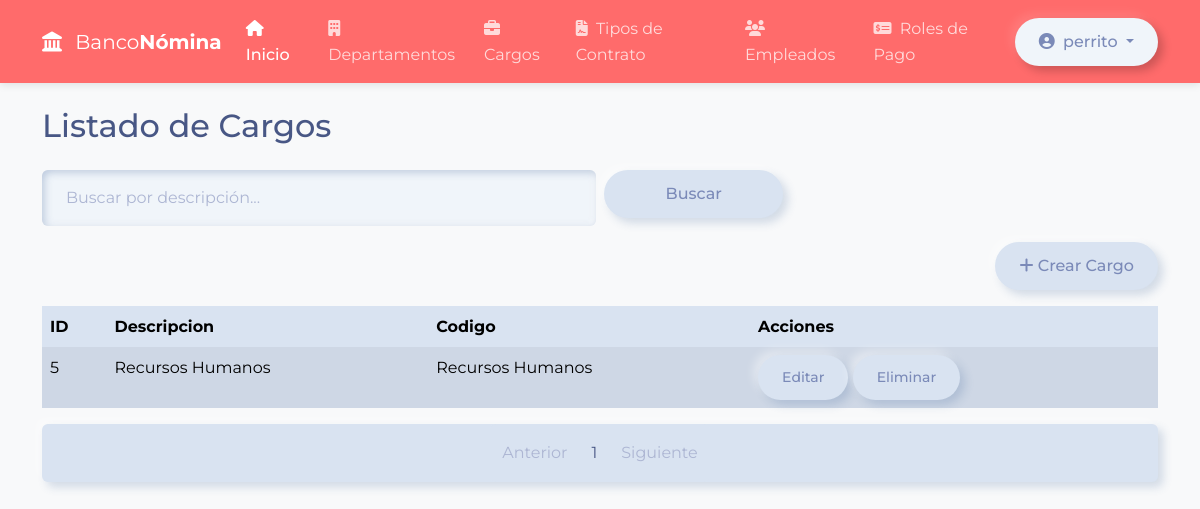
The page /core/cargos/ (signed in) on the database its author committed.
### core/models.py (models this page shows)
class Cargo(models.Model):
    descripcion = models.CharField(max_length=100, unique=True, help_text="Nombre o descripción del cargo")
    nivel = models.PositiveSmallIntegerField(default=1, help_text="Nivel jerárquico del cargo (1-10)")
    responsabilidades = models.TextField(blank=True, help_text="Responsabilidades y funciones del cargo")
    salario_base = models.DecimalField(max_digits=10, decimal_places=2, null=True, blank=True, help_text="Salario base recomendado")
    def __str__(self):
        return self.descripcion
    class Meta:
        verbose_name = "Cargo"
        verbose_name_plural = "Cargos"
        ordering = ['nivel', 'descripcion']

### core/views.py (the view)
# urls.py: path('cargos/', views.Cargos, name='Cargos'),
@login_required
def Cargos(request):
    cargos = Cargo.objects.all()
    search_query = request.GET.get('q', '')
    if search_query:
        cargos = cargos.filter(descripcion__icontains=search_query)
    paginator = Paginator(cargos, 10)
    page_number = request.GET.get('page')
    page_obj = paginator.get_page(page_number)
    return render(request, 'cargo/cargo_list.html', {
        'cargos': page_obj,
        'search_query': search_query,
        'model_name': 'cargo',
        'title': 'Listado de Cargos',
        'fields': ['descripcion', 'codigo']  # Puedes personalizar aquí qué campos mostrar
    })

### core/templates/cargo/cargo_list.html (shortened to what this page needs)
{% extends "home.html" %}
{% block content %}
<div class="container py-4">
  <h2 class="mb-4">{{ title }}</h2>
  <form method="get" class="row g-2 mb-3">
    <div class="col-md-6">
      <input type="text" name="q" class="form-control" placeholder="Buscar por descripción..." value="{{ search_query }}">
    </div>
    <div class="col-md-2">
      <button type="submit" class="btn btn-primary w-100">Buscar</button>
    </div>
  </form>
  <div class="mb-3 text-end">
    <a href="{% url 'core:CrearCargo' %}" class="btn btn-success">
      <i class="fas fa-plus"></i> Crear {{ model_name|capfirst }}
    </a>
  </div>
  <div class="table-responsive">
    <table class="table table-striped table-bordered">
      <thead>
        <tr>
          <th>ID</th>
          {% for field in fields %}
            <th>{{ field|capfirst }}</th>
          {% endfor %}
          <th>Acciones</th>
        </tr>
      </thead>
      <tbody>
        {% for cargo in cargos %}
        <tr>
          <td>{{ cargo.id }}</td>
          {% for field in fields %}
            {% if field == 'descripcion' %}
              <td>{{ cargo.descripcion }}</td>
            {% elif field == 'nivel' %}
              <td>{{ cargo.nivel }}</td>
            {% elif field == 'responsabilidades' %}
              <td>{{ cargo.responsabilidades }}</td>
            {% elif field == 'salario_base' %}
              <td>{{ cargo.salario_base }}</td>
            {% else %}
              <td>{{ cargo|default_if_none:"-" }}</td>
            {% endif %}
          {% endfor %}
          <td>
            <a href="{% url 'core:UpdateCargo' cargo.id %}" class="btn btn-sm btn-warning">Editar</a>
            <a href="{% url 'core:delete_cargo' cargo.id %}" class="btn btn-sm btn-danger">Eliminar</a>
          </td>
        </tr>
        {% empty %}
        <tr><td colspan="99" class="text-center">No se encontraron resultados.</td></tr>
        {% endfor %}
      </tbody>
    </table>
  </div>
  <nav>
    <ul class="pagination justify-content-center">
      {% if cargos.has_previous %}
      <li class="page-item">
        <a class="page-link" href="?q={{ search_query }}&page={{ cargos.previous_page_number }}">Anterior</a>
      </li>
      {% else %}
      <li class="page-item disabled"><span class="page-link">Anterior</span></li>
      {% endif %}
      {% for num in cargos.paginator.page_range %}
        {% if cargos.number == num %}
          <li class="page-item active"><span class="page-link">{{ num }}</span></li>
        {% else %}
          <li class="page-item"><a class="page-link" href="?q={{ search_query }}&page={{ num }}">{{ num }}</a></li>
        {% endif %}
      {% endfor %}
      {% if cargos.has_next %}
      <li class="page-item">
        <a class="page-link" href="?q={{ search_query }}&page={{ cargos.next_page_number }}">Siguiente</a>
      </li>
      {% else %}
      <li class="page-item disabled"><span class="page-link">Siguiente</span></li>
      {% endif %}
    </ul>
  </nav>
</div>
{% endblock %}

### core/templates/home.html (shortened to what this page needs)
<!DOCTYPE html>
<html lang="es">
<head>
  {% load static %}
  <link href="{% static 'css/bootstrap.min.css' %}" rel="stylesheet">
  <link href="https://cdnjs.cloudflare.com/ajax/libs/font-awesome/6.4.0/css/all.min.css" rel="stylesheet">
  <link href="{% static 'css/home.css' %}" rel="stylesheet">
</head>
<body>
<nav class="navbar navbar-expand-lg navbar-dark sticky-top">
  <div class="container">
    <a class="navbar-brand" href="{% url 'core:Inicio' %}">
      <i class="fas fa-landmark me-2"></i>
      Banco<span class="fw-bold text-accent">Nómina</span>
    </a>
    <div class="collapse navbar-collapse" id="navbarNav">
      <ul class="navbar-nav mx-auto">
        <li class="nav-item">
          <a class="nav-link active" href="{% url 'core:Inicio' %}"><i class="fas fa-home me-1"></i> Inicio</a>
        </li>
        <li class="nav-item">
          <a class="nav-link" href="{% url 'core:Departamentos' %}"><i class="fas fa-building me-1"></i> Departamentos</a>
        </li>
        <li class="nav-item">
          <a class="nav-link" href="{% url 'core:Cargos' %}"><i class="fas fa-briefcase me-1"></i> Cargos</a>
        </li>
        <li class="nav-item">
          <a class="nav-link" href="{% url 'core:Contrato' %}"><i class="fas fa-file-contract me-1"></i> Tipos de Contrato</a>
        </li>
        <li class="nav-item">
          <a class="nav-link" href="{% url 'core:Lista' %}"><i class="fas fa-users me-1"></i> Empleados</a>
        </li>
        <li class="nav-item">
          <a class="nav-link" href="{% url 'core:Nominas' %}"><i class="fas fa-money-check-alt me-1"></i> Roles de Pago</a>
        </li>
      </ul>
      <div class="d-flex">
        {% if user.is_authenticated %}
          <div class="dropdown">
            <button class="btn btn-outline-light dropdown-toggle" type="button" id="userDropdown" data-bs-toggle="dropdown" aria-expanded="false">
              <i class="fas fa-user-circle me-1"></i> {{ user.username }}
            </button>
          </div>
        {% else %}
          <a href="{% url 'core:signin' %}" class="btn btn-outline-light me-2"><i class="fas fa-sign-in-alt me-1"></i> Iniciar Sesión</a>
          <a href="{% url 'core:signup' %}" class="btn btn-accent"><i class="fas fa-user-plus me-1"></i> Registrarse</a>
        {% endif %}
      </div>
    </div>
  </div>
</nav>
{% block content %}{% endblock %}
</body>
</html>

### core/static/css/home.css (style rules this page uses)
body { font-family: 'Montserrat', sans-serif; line-height: 1.6; color: #333; background-color: #f8f9fa; }
:root { --accent-color: #ff6b6b; --accent-dark: #e14e4e; --text-light: #ffffff; --text-muted: #6c757d; }
.navbar { background-color: var(--accent-color); box-shadow: 0 2px 8px rgba(0, 0, 0, 0.1); }
.nav-link.active, .nav-link:hover { color: #fff; font-weight: 500; }
.btn { border-radius: 2rem; padding: 0.75rem 1.5rem; font-weight: 500; transition: all 0.3s; }

### rows shown on the page
Cargo: id "5", descripcion "Recursos Humanos", fields "Recursos Humanos"

### other values the page prints
{{ user.username }} "perrito"
{{ title }} "Listado de Cargos"
{{ model_name|capfirst }} "Cargo"
{{ field|capfirst }} "Descripcion" "Codigo"
{{ num }} "1"
